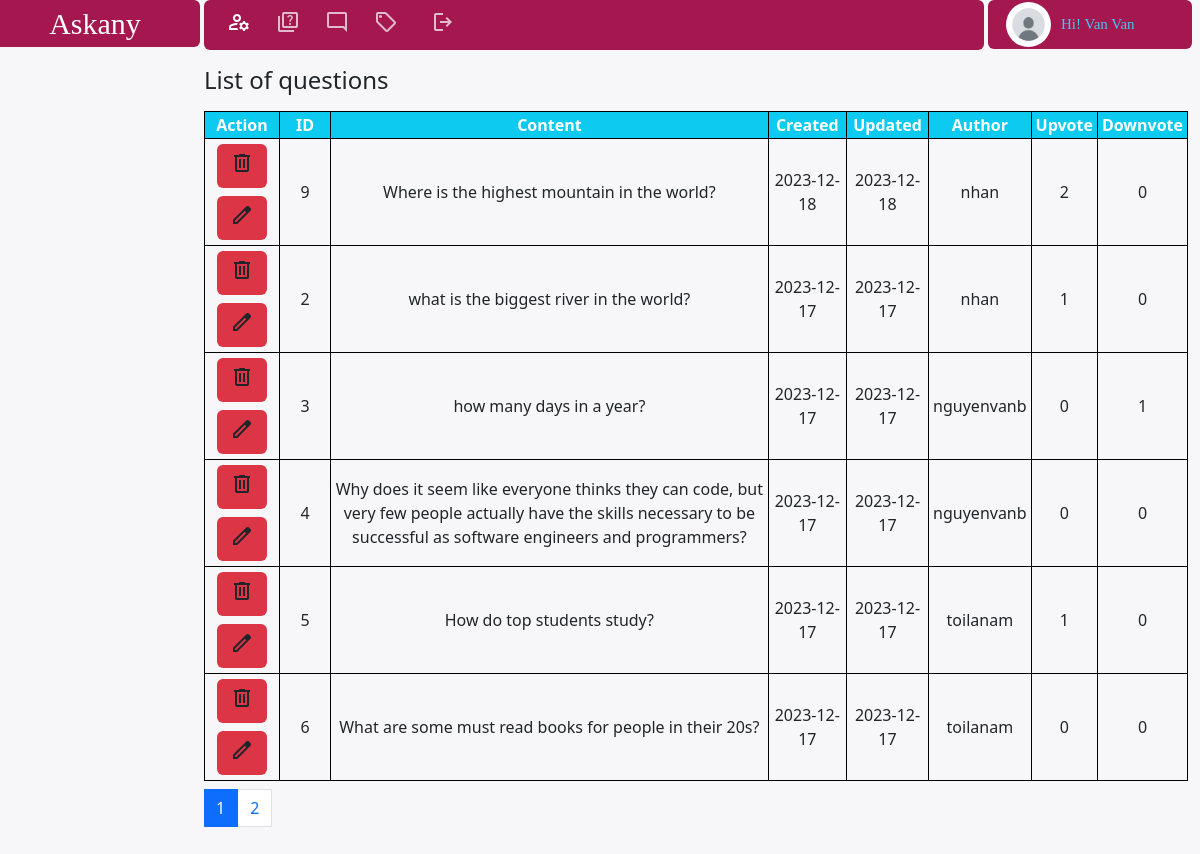
The page /admin/question.php (signed in) on the database its author committed.
### tables this page shows
CREATE TABLE IF NOT EXISTS `users` (
  `username` char(20) NOT NULL,
  `password` char(255) DEFAULT NULL,
  `joined_at` date DEFAULT NULL,
  `description` text,
  `firstname` char(20) DEFAULT NULL,
  `lastname` char(20) DEFAULT NULL,
  `avatar` text,
  `role` varchar(20) NOT NULL DEFAULT 'user',
  PRIMARY KEY (`username`)
);

CREATE TABLE IF NOT EXISTS `questions` (
  `id` int NOT NULL AUTO_INCREMENT,
  `content` text,
  `type` char(50) DEFAULT NULL,
  `created_at` date DEFAULT NULL,
  `edited_at` date DEFAULT NULL,
  `author` char(20) NOT NULL,
  `upvote` int DEFAULT '0',
  `downvote` int DEFAULT '0',
  PRIMARY KEY (`id`)
);

### modules/Template.php (called while the page is built, shortened)
<?php
class Template {
    public function View($view,$data=[] ) {
        extract($data);
        include(BASE_PATH."../view/$view.php");
    }
    public function Render($view,$data=[]) {
        extract($data);
        include(BASE_PATH."/view/blocks/$view.php");
        return ob_get_clean();
    }
}

### modules/User.php (called while the page is built, shortened)
<?php
   class User extends Database
   {
       public function getUserByUsername($username)
       {
           try {
               $sql = parent::$connection->prepare("SELECT * FROM USERS WHERE username=?");
               $sql->bind_param("s", $username);
               $user = parent::select($sql);
               if (!empty($user)) {
                   return $user[0];
               }
           } catch (\Throwable $th) {
               echo ("Thất bại, có lỗi xảy ra trong Module/User/getUserByUsername: " . $th);
               return false;
           }
       }
   }
   ?>

### modules/Database.php (called while the page is built, shortened)
<?php
class Database {
    public function select($sql) {
        $sql->execute();
        $item=$sql->get_result()->fetch_all(MYSQLI_ASSOC);
        return $item;
    }
}

### modules/Question.php (called while the page is built, shortened)
<?php
class Question extends Database
{
    public function getQuestionsInPage($startPage, $numOfPage)
    {
        $sql = parent::$connection->prepare("select * from questions limit $startPage,$numOfPage");
        return parent::select($sql);
    }
    public function getAllQuestions()
    {
        $sql = parent::$connection->prepare("select * from questions order by id desc");
        return parent::select($sql);
    }
}

### view/blocks/question-list.php (the view, shortened to what this page needs)
<h4 class='mt-2'>List of questions</h4>
<table class="mt-3 mb-2 idListUsers">
    <tr>
        <th class="px-1 bg-info text-white text-center">Action</th>
        <th class="px-3 bg-info text-white text-center">ID</th>
        <th class="px-1 bg-info text-white text-center">Content</th>
        <th class="px-1 bg-info text-white text-center">Created</th>
        <th class="px-1 bg-info text-white text-center">Updated</th>
        <th class="px-1 bg-info text-white text-center">Author</th>
        <th class="px-1 bg-info text-white text-center">Upvote</th>
        <th class="px-1 bg-info text-white text-center">Downvote</th>
    </tr>
    <?php
    foreach ($questions as $question) {
    ?>
        <tr>
            <td class='text-center'>
                <a href="../view/blocks/del_question.php?id=<?php echo $question['id']; ?>" class="btn bg-danger mb-1 mt-1">
                    <span class="material-symbols-outlined">
                    </span></a>
                <a href="./../view/blocks/edit-question.php?id=<?php echo $question['id']; ?>" class="btn bg-danger mb-1 mt-1">
                    <span class="material-symbols-outlined">
                    </span></a>
            </td>
            <td class='px-1 text-center'>
                <?php echo ($question['id']); ?>
            </td>
            <td class='px-1 text-center' style="overflow-wrap:anywhere">
                <?php echo ($question['content']); ?>
            </td>
            <td class='px-1 text-center'>
                <?php echo ($question['created_at']); ?>
            </td>
            <td class='px-1 text-center'>
                <?php echo ($question['edited_at']); ?>
            </td>
            <td class='px-1 text-center'>
                <?php echo ($question['author']); ?>
            </td>
            <td class='px-1 text-center' class='overflow-auto'>
                <?php
                echo (substr($question['upvote'], 0, 40));
                ?>
            </td>
            <td class='px-1 text-center'>
                <?php echo ($question['downvote']); ?>
            </td>
        </tr>
    <?php } ?>
</table>
<nav aria-label="...">
    <ul class="pagination">
        <?php
        for ($i = 0; $i < $numOfPage; $i++) {
            if ($i == $page - 1) {
                echo ('<li class="page-item active"><a class="page-link" href="question.php?page=' . ($i + 1) . '">' . ($i + 1) . '</a></li>');
            } else {
                echo ('<li class="page-item"><a class="page-link" href="question.php?page=' . ($i + 1) . '">' . ($i + 1) . '</a></li>');
            }
        }
        ?>
    </ul>
</nav>

### view/home-admin.php (shortened to what this page needs)
<!DOCTYPE html>
<html lang="en">
<head>
  <link href="https://cdn.jsdelivr.net/npm/bootstrap@5.3.2/dist/css/bootstrap.min.css" rel="stylesheet"
>
  <link rel="stylesheet" href="../public/styles/styles.css?v=<?php echo time(); ?>">
  <link rel="stylesheet" href="https://cdnjs.cloudflare.com/ajax/libs/font-awesome/4.7.0/css/font-awesome.min.css">
  <link rel="stylesheet" href="//cdnjs.cloudflare.com/ajax/libs/fancybox/2.1.5/jquery.fancybox.min.css" media="screen">
</head>
<body>
  <nav class="navbar navbar-expand-lg p-0 mb-2">
    <div class="container-fluid container-fluid-none">
      <div class="row row-none">
        <div class="col-sm-2">
          <div id="nav-logo-admin">
            <a href="admin.php" class="text-decoration-none text-white">Askany</a>
          </div>
        </div>
        <div class="col-sm-9">
          <div class="container-fluid nav-edit-admin d-flex">
            <div class="collapse navbar-collapse" id="navbarSupportedContent">
              <ul class="navbar-nav me-auto mb-2 mb-lg-0">
                <li class="nav-item icon-active">
                  <a class="nav-link" aria-current="page" href="admin.php">
                    <span class="material-symbols-outlined fa">
                    </span>
                  </a>
                </li>
                <li class="nav-item">
                  <a class="nav-link" aria-current="page" href="question.php">
                    <span class="fa material-symbols-outlined">
                    </span>
                  </a>
                </li>
                <li class="nav-item">
                  <a class="nav-link" aria-current="page" href="answer.php">
                    <span class="fa material-symbols-outlined">
                    </span>
                  </a>
                </li>
                <li class="nav-item">
                  <a class="nav-link" aria-current="page" href="hashtag.php">
                    <span class="fa material-symbols-outlined">
                    </span>
                  </a>
                </li>
                <li class="nav-item">
                  <a class="nav-link" aria-current="page" href="../public/index.php">
                    <span class="ms-2 fa material-symbols-outlined">
                    </span>
                  </a>
                </li>
              </ul>
            </div>
          </div>
        </div>
        <div class="col-sm-1">
          <div id="nav-login-admin" class='text-start'>
            <?php if (!empty($_SESSION['username'])) {
              $userAdmin = (new User())->getUserByUsername($_SESSION['username']);
              if (!empty($userAdmin['avatar'])) {
                echo ('<img src="../public/avatar/' . $userAdmin['avatar'] . '" class="ms-3 avatar" alt="">');
              } else {
                echo ('<img src="../public/avatar/default.png" class="ms-3 avatar" alt="">');
              }
              echo ('<p class="mb-0" style="font-size:15px">Hi! ' . ucwords($userAdmin['lastname'] . ' ' . $userAdmin['firstname']) . '</p>');
            } ?>
          </div>
        </div>
      </div>
    </div>
  </nav>
  <div class="container-fluid container-fluid-none">
    <div class="row">
      <div class="col-2-sm leftBar overflow-auto">
      </div>
      <div class="col-10-sm midContent-admin overflow-auto" id="homePageContent">
        <?php
        if (!empty($slot2)) {
          echo ($slot2);
        }
        ?>
      </div>
    </div>
  </div>
</body>
</html>

### public/styles/styles.css (style rules this page uses)
:root { --backgroundComponent: #fff; --purple: #684be2; --downVote: #cc5017; --blue:#46C3F0; --backgroundBody: #f7f7f9; --contentWidth: 65vw; --leftWidh:17.5vw; --rightWidth:17vw; --noneColor:#000; --textSmSize:12px ; --textNSize:15px ; --borderRad:12px; --halfBorderRad:6px; --bgBadges:#17a2b8; --bdBadgeWarning:#ffc107; --navbarRed:#a4184f; }
table { padding-top: 20px; }
th , td,tr { border: 1px solid #000; }
body { display: block; width: 99vw; background-color: var(--backgroundBody); }
.nav-edit-admin { width: var(--contentWidth); height: 50px; border-radius: var(--halfBorderRad); box-sizing: border-box; background-color: var(--navbarRed); color: var(--navbarRed); }
.col-sm-2,.col-sm-9, .col-sm-1 { padding:0 2px; margin: 0px; }
.row-none>* { width: auto; }
.fa { color: var(--backgroundComponent); }
.nav-item { margin-left:1 ; padding: 0px 6px; opacity: 70%; }
.icon-active { opacity: 100% !important; }
.container-fluid-none { padding: 0px; }
.navbar-expand-lg .navbar-nav .nav-link { padding-left: 5px; }
.text-white { color:var(--backgroundComponentackground); }
#nav-logo-admin { font-size: 30px ; font-family: serif; width: var(--leftWidh); text-align: center; padding: 1px; background-color: var(--navbarRed); border-radius: var(--halfBorderRad); }
#nav-login-admin { display: flex; align-items: center; font-size: 20px ; font-family: serif; color:var(--blue); width: var(--rightWidth); padding: 2px; background-color: var(--navbarRed); border-radius: var(--halfBorderRad); }
.leftBar { width: var(--leftWidh); height:90vh; border-radius: var(--borderRad); margin:0 3px; padding:0px; box-sizing: border-box; padding-bottom: 10px; }
.midContent-admin { width:82vw; height:90vh; background: var(--backgroundBody); border-radius: var(--borderRad); padding:0px; box-sizing: border-box; }
.avatar { border-radius: 50%; height: 45px; width: 45px; margin-right: 10px; box-shadow: var(--backgroundComponent) 10px; }
#homePageContent, .leftBar { scroll-behavior: smooth; }

### rows shown on the page
users: lastname+firstname "Van Van"
questions: id "9", content "Where is the highest mountain in the world?", created_at "2023-12-18", edited_at "2023-12-18", author "nhan", upvote "2", downvote "0"
questions: id "2", content "what is the biggest river in the world?", created_at "2023-12-17", edited_at "2023-12-17", author "nhan", upvote "1", downvote "0"
questions: id "3", content "how many days in a year?", created_at "2023-12-17", edited_at "2023-12-17", author "nguyenvanb", upvote "0", downvote "1"
questions: id "4", content "Why does it seem like everyone thinks they can code, but very few people actually have the skills necessary to be successful as software engineers and programmers?", created_at "2023-12-17", edited_at "2023-12-17", author "nguyenvanb", upvote "0", downvote "0"
questions: id "5", content "How do top students study?", created_at "2023-12-17", edited_at "2023-12-17", author "toilanam", upvote "1", downvote "0"
questions: id "6", content "What are some must read books for people in their 20s?", created_at "2023-12-17", edited_at "2023-12-17", author "toilanam", upvote "0", downvote "0"
